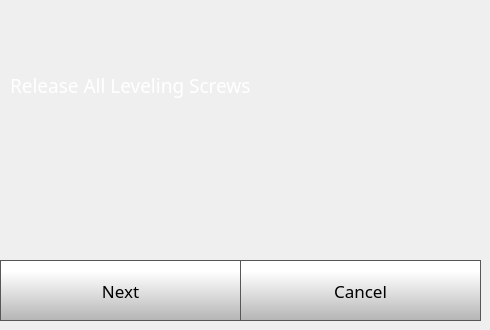
    <widget class="QWidget" name="quickStep2Page">
     <widget class="QLabel" name="caliberateLabel_7">
      <property name="geometry">
       <rect>
        <x>10</x>
        <y>20</y>
        <width>471</width>
        <height>131</height>
       </rect>
      </property>
      <property name="font">
       <font>
        <family>Gotham</family>
        <pointsize>14</pointsize>
        <weight>50</weight>
        <bold>false</bold>
       </font>
      </property>
      <property name="styleSheet">
       <string notr="true">color: rgb(255, 255, 255);</string>
      </property>
      <property name="text">
       <string>Release All Leveling Screws</string>
      </property>
      <property name="wordWrap">
       <bool>true</bool>
      </property>
     </widget>
     <widget class="QPushButton" name="quickStep2NextButton">
      <property name="geometry">
       <rect>
        <x>0</x>
        <y>260</y>
        <width>241</width>
        <height>61</height>
       </rect>
      </property>
      <property name="font">
       <font>
        <family>Gotham</family>
        <pointsize>13</pointsize>
       </font>
      </property>
      <property name="styleSheet">
       <string notr="true">QPushButton {
     border: 1px solid rgb(87, 87, 87);
	background-color: qlineargradient(spread:pad, x1:0, y1:1, x2:0, y2:0.188, stop:0 rgba(180, 180, 180, 255), stop:1 rgba(255, 255, 255, 255));


}

QPushButton:pressed {
    background-color: qlineargradient(x1: 0, y1: 0, x2: 0, y2: 1,
                                      stop: 0 #dadbde, stop: 1 #f6f7fa);
}

QPushButton:flat {
    border: none; /* no border for a flat push button */
}

QPushButton:default {
    border-color: navy; /* make the default button prominent */
}

QPushButton:focus {
	outline: none;
}</string>
      </property>
      <property name="text">
       <string>Next</string>
      </property>
      <property name="iconSize">
       <size>
        <width>40</width>
        <height>40</height>
       </size>
      </property>
     </widget>
     <widget class="QPushButton" name="quickStep2CancelButton">
      <property name="geometry">
       <rect>
        <x>240</x>
        <y>260</y>
        <width>241</width>
        <height>61</height>
       </rect>
      </property>
      <property name="font">
       <font>
        <family>Gotham</family>
        <pointsize>13</pointsize>
       </font>
      </property>
      <property name="styleSheet">
       <string notr="true">QPushButton {
     border: 1px solid rgb(87, 87, 87);
	background-color: qlineargradient(spread:pad, x1:0, y1:1, x2:0, y2:0.188, stop:0 rgba(180, 180, 180, 255), stop:1 rgba(255, 255, 255, 255));


}

QPushButton:pressed {
    background-color: qlineargradient(x1: 0, y1: 0, x2: 0, y2: 1,
                                      stop: 0 #dadbde, stop: 1 #f6f7fa);
}

QPushButton:flat {
    border: none; /* no border for a flat push button */
}

QPushButton:default {
    border-color: navy; /* make the default button prominent */
}

QPushButton:focus {
	outline: none;
}</string>
      </property>
      <property name="text">
       <string>Cancel</string>
      </property>
      <property name="iconSize">
       <size>
        <width>40</width>
        <height>40</height>
       </size>
      </property>
     </widget>
    </widget>
